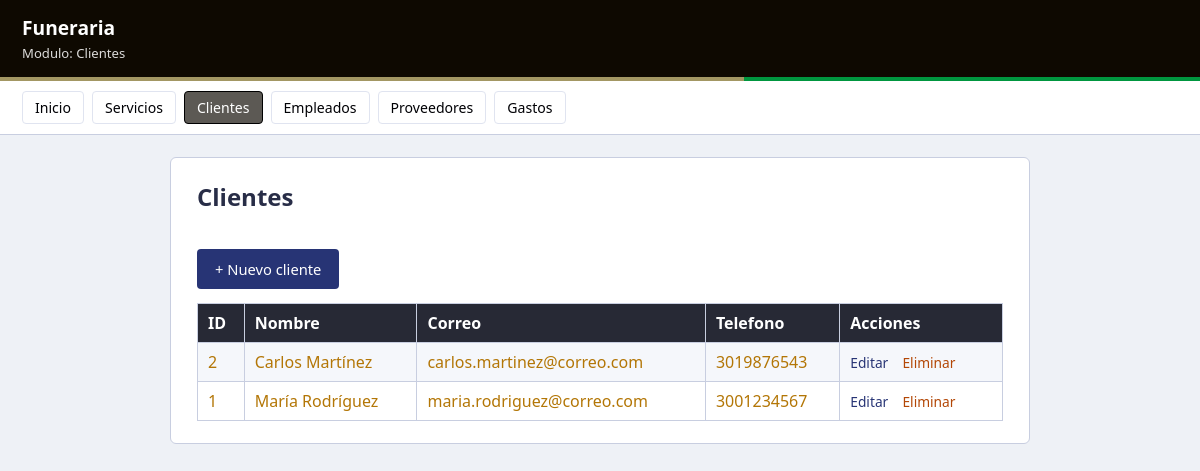
The app's page /clientes/index.php with its own data.
### tables this page shows
CREATE TABLE clientes (
  id       INTEGER PRIMARY KEY AUTOINCREMENT,
  nombre   TEXT NOT NULL,
  correo   TEXT NOT NULL,
  telefono TEXT,
  foto   TEXT
);

### clientes/index.php (the view, shortened to what this page needs)
<?php
require '../config.php';
$filas = $pdo->query("SELECT * FROM clientes ORDER BY id DESC")->fetchAll(PDO::FETCH_ASSOC);
?>
<!DOCTYPE html>
<html lang="es">
<head><meta charset="utf-8"><title>Clientes</title>
<link rel="stylesheet" href="../css/estilos.css"></head>
<body>
  <div class="barra"><h1> Funeraria</h1><span>Modulo: Clientes</span></div>
  <div class="franja"></div>
  <div class="menu">
    <a href="../index.php">Inicio</a>
    <a href="../servicios/index.php">Servicios</a>
    <a href="../clientes/index.php" class="activo">Clientes</a>
    <a href="../empleados/index.php">Empleados</a>
    <a href="../proveedores/index.php">Proveedores</a>
    <a href="../gastos/index.php">Gastos</a>
  </div>
  <div class="contenedor">
    <h2>Clientes</h2>
    <a class="boton boton-azul" href="crear.php">+ Nuevo cliente</a>
    <table>
      <tr><th>ID</th><th>Nombre</th><th>Correo</th><th>Telefono</th><th>Acciones</th></tr>
      <?php foreach ($filas as $r): ?>
        <tr>
          <td><?php echo $r['id']; ?></td>
          <td><?php echo htmlspecialchars($r['nombre']); ?></td>
          <td><?php echo htmlspecialchars($r['correo']); ?></td>
          <td><?php echo htmlspecialchars($r['telefono']); ?></td>
          <td class="acciones">
            <a href="editar.php?id=<?php echo $r['id']; ?>">Editar</a>
            <a class="borrar" href="eliminar.php?id=<?php echo $r['id']; ?>"
               onclick="return confirm('Eliminar este cliente?');">Eliminar</a>
          </td>
        </tr>
      <?php endforeach; ?>
    </table>
  </div>
</body>
</html>

### css/estilos.css (style rules this page uses)
* { box-sizing: border-box; }
body { font-family: "Segoe UI", Arial, sans-serif; background: #eef1f6; color: #b37606; margin: 0; }
.barra { background: #0e0901; color: #fff; padding: 14px 22px; }
.barra h1 { margin: 0; font-size: 1.2rem; }
.barra span { font-size: .82rem; opacity: .85; }
.franja { height: 4px; background: linear-gradient(90deg, #a39763 0 62%, #00963f 62% 100%); }
.menu { background: #fff; border-bottom: 1px solid #c8cee0; padding: 10px 22px; display: flex; gap: 8px; flex-wrap: wrap; }
.menu a { color: #000105; text-decoration: none; font-size: .88rem; padding: 6px 12px; border-radius: 4px; border: 1px solid #e0e4f0; }
.menu a.activo { background: #5c5954; color: #fff; border-color: #000000; }
.contenedor { max-width: 860px; margin: 22px auto; background: #fff; padding: 22px 26px; border-radius: 6px; border: 1px solid #c8cee0; }
h2 { color: #282d47; margin-top: 0; }
table { width: 100%; border-collapse: collapse; margin-top: 14px; }
th, td { border: 1px solid #c8cee0; padding: 8px 10px; text-align: left; }
th { background: #272935; color: #fff; font-weight: 600; }
tr:nth-child(even) td { background: #f5f7fb; }
.boton, button { display: inline-block; margin-top: 16px; padding: 10px 18px; background: #00963f; color: #fff; border: 0; border-radius: 4px; text-decoration: none; font-size: .92rem; cursor: pointer; }
.boton-azul { background: #273475; }
.acciones a { margin-right: 10px; font-size: .86rem; color: #273475; text-decoration: none; }
.acciones a.borrar { color: #b34706; }

### records on screen
clientes: id "2", nombre "Carlos Martínez", correo "carlos.martinez@correo.com", telefono "3019876543"
clientes: id "1", nombre "María Rodríguez", correo "maria.rodriguez@correo.com", telefono "3001234567"
